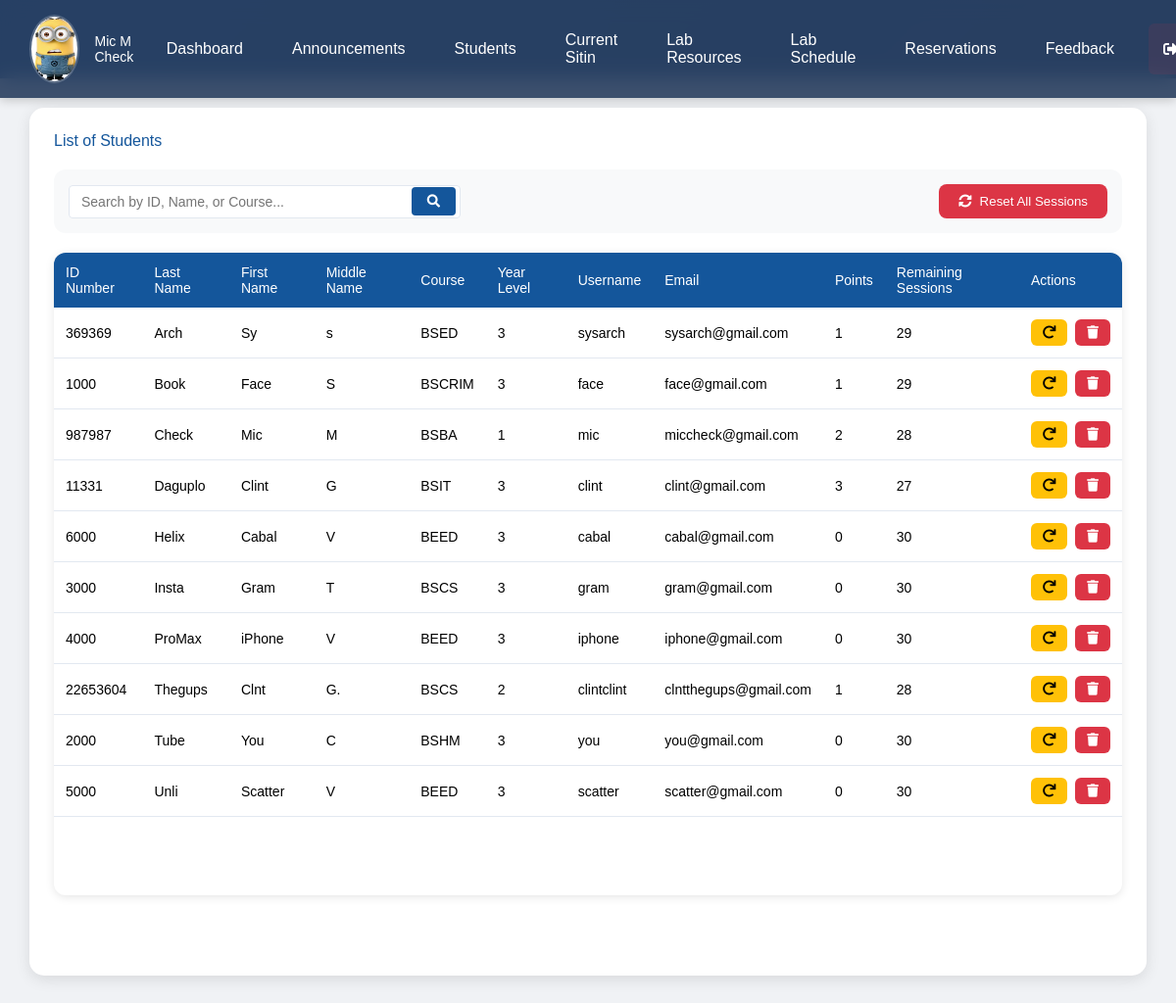
The app's page /liststudent.php (signed in) with its own data.
### tables this page shows
CREATE TABLE `user` (
  `IDNO` int(11) NOT NULL,
  `LASTNAME` varchar(255) NOT NULL,
  `FIRSTNAME` varchar(255) NOT NULL,
  `MIDNAME` varchar(255) NOT NULL,
  `COURSE` varchar(255) NOT NULL,
  `YEARLEVEL` int(11) NOT NULL,
  `USERNAME` varchar(255) NOT NULL,
  `PASSWORD` varchar(255) NOT NULL,
  `EMAIL` varchar(255) NOT NULL,
  `PROFILE_PIC` varchar(255) NOT NULL DEFAULT 'default.jpg',
  `REMAINING_SESSIONS` int(30) NOT NULL DEFAULT 30,
  `POINTS` int(11) DEFAULT 0
);

### liststudent.php (the view, shortened to what this page needs)
<?php
include("connector.php");
$username = $_SESSION['Username'];
$query = "SELECT PROFILE_PIC, FIRSTNAME, MIDNAME, LASTNAME FROM user WHERE USERNAME = ?";
$stmt = $con->prepare($query);
$stmt->bind_param("s", $username);
$stmt->execute();
$result = $stmt->get_result();
if ($result && $result->num_rows > 0) {
$row = $result->fetch_assoc();
$profile_pic = !empty($row['PROFILE_PIC']) ? htmlspecialchars($row['PROFILE_PIC']) : 'default.jpg';
$user_name = htmlspecialchars($row['FIRSTNAME'] . ' ' . $row['MIDNAME'] . ' ' . $row['LASTNAME']);
} else {
$profile_pic = 'default.jpg';
$user_name = 'Admin';
}
?>
<!DOCTYPE html>
<html lang="en">
<head>
<link rel="stylesheet" href="https://cdnjs.cloudflare.com/ajax/libs/font-awesome/5.15.3/css/all.min.css">
</head>
<body>
<div class="topnav">
    <div class="user-profile">
        <img src="uploads/<?php echo htmlspecialchars($profile_pic); ?>" alt="Profile Picture">
        <div class="user-name"><?php echo htmlspecialchars($user_name); ?></div>
    </div>
    <div class="nav-links">
        <a href="admindash.php"></i> Dashboard</a>
        <a href="adannouncement.php"></i> Announcements</a>
        <a href="liststudent.php"></i> Students</a>
        <a href="adsitin.php"></i> Current Sitin</a>
        <a href="adlabresources.php"></i> Lab Resources</a>
        <a href="adlabsched.php"></i> Lab Schedule</a>
        <a href="adreservation.php"></i> Reservations</a>
        <a href="viewReports.php"></i> Feedback</a>
        <a href="admindash.php?logout=true" class="logout-button"><i class="fas fa-sign-out-alt"></i> Log Out</a>
    </div>
</div>
<div class="content">
<div class="container">
<div class="header">
<h1>List of Students</h1>
</div>
<div class="controls-container">
<div class="search-box">
<input type="text" id="searchInput" placeholder="Search by ID, Name, or Course...">
<button type="button">
<i class="fas fa-search"></i>
</button>
</div>
<form method="POST" style="margin: 0;">
<button type="submit" name="reset_sessions" class="reset-button">
<i class="fas fa-sync-alt"></i> Reset All Sessions
</button>
</form>
</div>
<div class="table-container">
<table>
<thead>
<tr>
<th>ID Number</th>
<th>Last Name</th>
<th>First Name</th>
<th>Middle Name</th>
<th>Course</th>
<th>Year Level</th>
<th>Username</th>
<th>Email</th>
<th>Points</th>
<th>Remaining Sessions</th>
<th>Actions</th>
</tr>
</thead>
<tbody>
<?php
$query = "SELECT * FROM user ORDER BY LASTNAME ASC";
$result = mysqli_query($con, $query);
while ($row = mysqli_fetch_assoc($result)) {
    $points_class = '';
    if ($row['POINTS'] >= 2) {
        $points_class = 'points-high';
    } elseif ($row['POINTS'] == 1) {
        $points_class = 'points-medium';
    } else {
        $points_class = 'points-low';
    }
    echo "<tr>";
    echo "<td>" . htmlspecialchars($row['IDNO']) . "</td>";
    echo "<td>" . htmlspecialchars($row['LASTNAME']) . "</td>";
    echo "<td>" . htmlspecialchars($row['FIRSTNAME']) . "</td>";
    echo "<td>" . htmlspecialchars($row['MIDNAME']) . "</td>";
    echo "<td>" . htmlspecialchars($row['COURSE']) . "</td>";
    echo "<td class='text-center'>" . htmlspecialchars($row['YEARLEVEL']) . "</td>";
    echo "<td>" . htmlspecialchars($row['USERNAME']) . "</td>";
    echo "<td>" . htmlspecialchars($row['EMAIL']) . "</td>";
    echo "<td class='points-column " . $points_class . "'>" . htmlspecialchars($row['POINTS']) . "</td>";
    echo "<td class='text-center'>" . htmlspecialchars($row['REMAINING_SESSIONS']) . "</td>";
    echo "<td class='action-buttons'>";
    echo "<button onclick='resetSessions(" . $row['IDNO'] . ")' class='reset-btn' title='Reset Sessions'><i class='fas fa-redo'></i></button>";
    echo "<button onclick='deleteStudent(" . $row['IDNO'] . ")' class='delete-btn' title='Delete Student'><i class='fas fa-trash'></i></button>";
    echo "</td>";
    echo "</tr>";
}
?>
</tbody>
</table>
</div>
</div>
</div>
</body>
</html>

### liststudent.php (style rules this page uses)
* { margin: 0; padding: 0; box-sizing: border-box; font-family: Arial, sans-serif; }
html, body { background: linear-gradient(135deg, #14569b, #2a3f5f); min-height: 100vh; width: 100%; }
.topnav { width: 100%; background-color: rgba(42, 63, 95, 0.9); padding: 15px 30px; position: fixed; top: 0; left: 0; display: flex; align-items: center; justify-content: space-between; box-shadow: 0 2px 10px rgba(0, 0, 0, 0.2); backdrop-filter: blur(10px); z-index: 1000; }
.user-profile { display: flex; align-items: center; gap: 15px; }
.user-profile img { width: 70px; height: 70px; border-radius: 50%; border: 2px solid rgba(255, 255, 255, 0.2); }
.user-name { color: white; font-size: 14px; font-weight: normal; }
.nav-links { display: flex; gap: 20px; align-items: center; }
.nav-links a { color: white; text-decoration: none; padding: 8px 15px; border-radius: 6px; transition: all 0.3s; display: flex; align-items: center; gap: 8px; }
.nav-links a i { width: 20px; text-align: center; }
.nav-links .logout-button { background: rgba(220, 53, 69, 0.1); }
.content { margin-top: 80px; padding: 30px; min-height: calc(100vh - 80px); background: #f0f2f5; }
.container { background: white; border-radius: 15px; padding: 25px; box-shadow: 0 4px 15px rgba(0, 0, 0, 0.1); height: calc(100vh - 60px); max-width: 1400px; margin: 0 auto; overflow: hidden; }
.header { margin-bottom: 20px; }
.header h1 { color: #14569b; font-size: 16px; font-weight: normal; margin-bottom: 15px; }
.controls-container { display: flex; justify-content: space-between; align-items: center; gap: 15px; margin-bottom: 20px; padding: 15px; background: #f8f9fa; border-radius: 12px; }
.search-box { display: flex; align-items: center; gap: 10px; flex: 1; max-width: 400px; position: relative; }
.search-box input { width: 100%; padding: 8px 12px; padding-right: 45px; border: 1px solid #e2e8f0; border-radius: 4px; transition: all 0.2s; font-size: 14px; font-weight: normal; }
.search-box button { position: absolute; right: 5px; padding: 8px 16px; background: #14569b; color: white; border: none; border-radius: 4px; cursor: pointer; transition: all 0.2s; display: flex; align-items: center; justify-content: center; }
.reset-button { background: #dc3545; color: white; padding: 10px 20px; border: none; border-radius: 8px; cursor: pointer; transition: all 0.2s; display: flex; align-items: center; gap: 8px; }
.table-container { height: calc(100% - 180px); overflow-y: auto; border-radius: 12px; background: white; box-shadow: 0 2px 10px rgba(0, 0, 0, 0.1); }
table { width: 100%; border-collapse: separate; border-spacing: 0; font-size: 14px; font-weight: normal; }
thead { position: sticky; top: 0; z-index: 2; }
th { background: #14569b; color: white; padding: 12px; text-align: left; font-size: 14px; font-weight: normal; }
td { padding: 12px; border-bottom: 1px solid #e2e8f0; font-size: 14px; font-weight: normal; }
.action-buttons { display: flex; gap: 8px; justify-content: center; }
.reset-btn, .delete-btn { padding: 6px 12px; border: none; border-radius: 6px; cursor: pointer; transition: all 0.2s; }
.reset-btn { background: #ffc107; color: #000; }
.delete-btn { background: #dc3545; color: white; }

### records on screen
user: PROFILE_PIC (picture), user_name "Mic M Check", IDNO "987987", LASTNAME "Check", FIRSTNAME "Mic", MIDNAME "M", COURSE "BSBA", YEARLEVEL "1", USERNAME "mic", EMAIL "miccheck@gmail.com", POINTS "2", REMAINING_SESSIONS "28"
user: IDNO "369369", LASTNAME "Arch", FIRSTNAME "Sy", MIDNAME "s", COURSE "BSED", YEARLEVEL "3", USERNAME "sysarch", EMAIL "sysarch@gmail.com", POINTS "1", REMAINING_SESSIONS "29"
user: IDNO "1000", LASTNAME "Book", FIRSTNAME "Face", MIDNAME "S", COURSE "BSCRIM", YEARLEVEL "3", USERNAME "face", EMAIL "face@gmail.com", POINTS "1", REMAINING_SESSIONS "29"
user: IDNO "11331", LASTNAME "Daguplo", FIRSTNAME "Clint", MIDNAME "G", COURSE "BSIT", YEARLEVEL "3", USERNAME "clint", EMAIL "clint@gmail.com", POINTS "3", REMAINING_SESSIONS "27"
user: IDNO "6000", LASTNAME "Helix", FIRSTNAME "Cabal", MIDNAME "V", COURSE "BEED", YEARLEVEL "3", USERNAME "cabal", EMAIL "cabal@gmail.com", POINTS "0", REMAINING_SESSIONS "30"
user: IDNO "3000", LASTNAME "Insta", FIRSTNAME "Gram", MIDNAME "T", COURSE "BSCS", YEARLEVEL "3", USERNAME "gram", EMAIL "gram@gmail.com", POINTS "0", REMAINING_SESSIONS "30"
user: IDNO "4000", LASTNAME "ProMax", FIRSTNAME "iPhone", MIDNAME "V", COURSE "BEED", YEARLEVEL "3", USERNAME "iphone", EMAIL "iphone@gmail.com", POINTS "0", REMAINING_SESSIONS "30"
user: IDNO "22653604", LASTNAME "Thegups", FIRSTNAME "Clnt", MIDNAME "G.", COURSE "BSCS", YEARLEVEL "2", USERNAME "clintclint", EMAIL "clntthegups@gmail.com", POINTS "1", REMAINING_SESSIONS "28"
user: IDNO "2000", LASTNAME "Tube", FIRSTNAME "You", MIDNAME "C", COURSE "BSHM", YEARLEVEL "3", USERNAME "you", EMAIL "you@gmail.com", POINTS "0", REMAINING_SESSIONS "30"
user: IDNO "5000", LASTNAME "Unli", FIRSTNAME "Scatter", MIDNAME "V", COURSE "BEED", YEARLEVEL "3", USERNAME "scatter", EMAIL "scatter@gmail.com", POINTS "0", REMAINING_SESSIONS "30"
